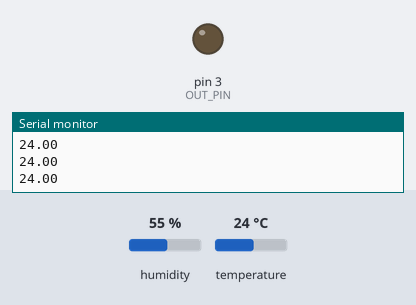
This sketch was run on a simulated Arduino Uno, built with avr-gcc and run on an emulated ATmega328P. Parts: output pins drawn as LEDs (lit = HIGH), the last lines printed to the serial monitor. The inputs (shaded band) are chosen by the test bench; at power-on: temperature 24 °C, humidity 55 %.

Above: at 2.8 s.
2.9 s: temperature set to 16 °C
5.6 s: temperature set to 13 °C
At 6.4 s:
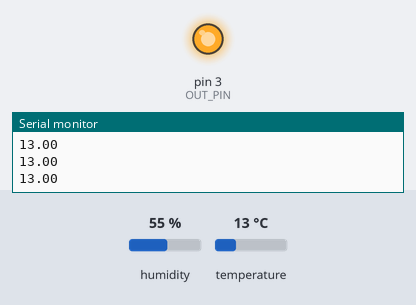
8.3 s: temperature set to 27 °C
11.3 s: temperature set to 30 °C
At 13.4 s:
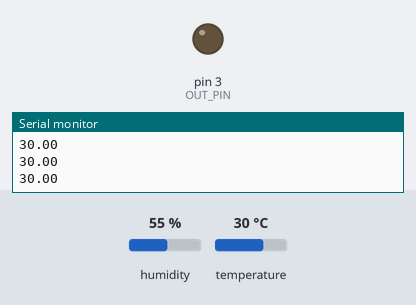
14.0 s: temperature set to 12 °C
At 14.9 s:
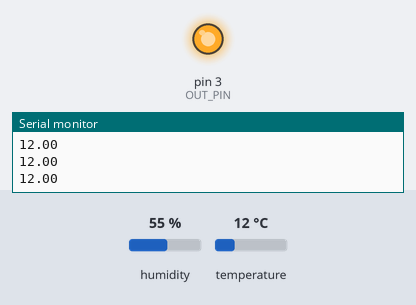
Timing chart, 0 to 17.0 s (numbered marks = the images above; inputs shaded):
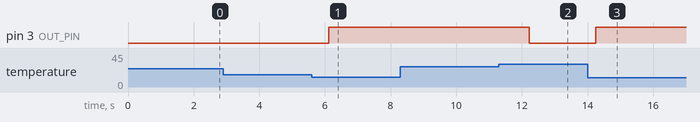

The sketch:

Termostato_Pessoal.ino
```cpp
#include <DHT.h>

#include "heater.h"
#include "ambient.h"

#define MAX_TEMPERATURE 28
#define MIN_TEMPERATURE 15

#define IN_PIN 6
#define OUT_PIN 3

DHT temperatureSensor(IN_PIN, DHT11);
Ambient room = Ambient(&temperatureSensor, MAX_TEMPERATURE, MIN_TEMPERATURE);
Heater myHeater = Heater(OUT_PIN);

void setup() {
	Serial.begin(9600);
	pinMode(OUT_PIN, OUTPUT);
	temperatureSensor.begin();
}

void loop() {
	Serial.println(room.getTemperature());
	if (room.hasOverTemperature())
		myHeater.turnOff();
	else if (room.hasUnderTemperature())
		myHeater.turnOn();
	delay(100);
}
```

ambient.cpp
```cpp
#ifndef __AMBIENT_CPP__
#define __AMBIENT_CPP__

#include <Arduino.h>

#include "ambient.h"

#define DEBUG_MAX_TEMP_INPUT 7
#define DEBUG_MIN_TEMP_INPUT 8


Ambient::Ambient(DHT *dht_sensor, float max_value, float min_value, bool debug=false) {
	sensor = dht_sensor;
	max_temperature = max_value;
	min_temperature = min_value;
	if (debug) {
		configDebugMode();
	}
}

float Ambient::getTemperature(void) {
	return sensor->readTemperature();
}

bool Ambient::hasOverTemperature(void) {
	if (debug)
		return (!digitalRead(DEBUG_MAX_TEMP_INPUT));
	else
		return (getTemperature() > max_temperature);
}

bool Ambient::hasUnderTemperature(void) {
	if (debug)
		return (!digitalRead(DEBUG_MIN_TEMP_INPUT));
	else
		return (getTemperature() < min_temperature);
}

void Ambient::configDebugMode(void) {
	pinMode(DEBUG_MAX_TEMP_INPUT, INPUT_PULLUP);
	pinMode(DEBUG_MIN_TEMP_INPUT, INPUT_PULLUP);
	debug = true;
}

#endif
```

ambient.h
```cpp
#ifndef __AMBIENT_H__
#define __AMBIENT_H__

#include <DHT.h>

class Ambient {
public:
	DHT *sensor;
	float max_temperature;
	float min_temperature;
	bool debug;
	Ambient(DHT *dht_sensor, float max_value, float min_value, bool debug=false);
	float getTemperature(void);
	bool hasOverTemperature(void);
	bool hasUnderTemperature(void);
	void configDebugMode(void);
};

#endif
```

heater.cpp
```cpp
#ifndef __HEATER_CPP__
#define __HEATER_CPP__

#include <Arduino.h>
#include "heater.h"


Heater::Heater(unsigned int out_pin) {
	pin = out_pin;
	pinMode(out_pin, OUTPUT);
}

void Heater::turnOn(void) {
	digitalWrite(pin, HIGH);
}

void Heater::turnOff(void) {
	digitalWrite(pin, LOW);
}

#endif
```

heater.h
```cpp
#ifndef __HEATER_H__
#define __HEATER_H__


class Heater {
public:
	unsigned int pin;
	Heater(unsigned int out_pin);
	void turnOn(void);
	void turnOff(void);
};

#endif
```

Measured:
- the behaviour switches between 15 and 14 °C on temperature (found by bisection; images 0 and 1)
- the behaviour switches between 28 and 29 °C on temperature (found by bisection; images 1 and 2)
- after the input at 5.6 s, pin 3 (OUT_PIN): LOW → HIGH after 0.52 s
- after the input at 11.3 s, pin 3 (OUT_PIN): HIGH → LOW after 0.92 s
- after the input at 14.0 s, pin 3 (OUT_PIN): LOW → HIGH after 0.25 s
